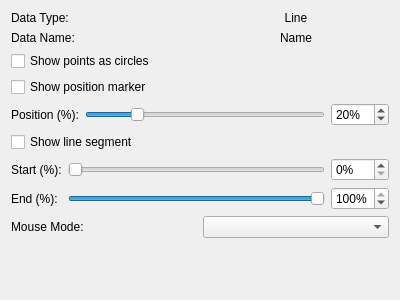
<?xml version="1.0" encoding="UTF-8"?>
<ui version="4.0">
 <class>MediaLine_Widget</class>
 <widget class="QWidget" name="MediaLine_Widget">
  <property name="geometry">
   <rect>
    <x>0</x>
    <y>0</y>
    <width>400</width>
    <height>300</height>
   </rect>
  </property>
  <property name="windowTitle">
   <string>Form</string>
  </property>
  <layout class="QVBoxLayout" name="verticalLayout">
   <item>
    <layout class="QHBoxLayout" name="horizontalLayout">
     <item>
      <widget class="QLabel" name="label">
       <property name="text">
        <string>Data Type:</string>
       </property>
      </widget>
     </item>
     <item>
      <widget class="QLabel" name="label_2">
       <property name="text">
        <string>Line</string>
       </property>
       <property name="alignment">
        <set>Qt::AlignmentFlag::AlignCenter</set>
       </property>
      </widget>
     </item>
    </layout>
   </item>
   <item>
    <layout class="QHBoxLayout" name="horizontalLayout_2">
     <item>
      <widget class="QLabel" name="label_3">
       <property name="text">
        <string>Data Name:</string>
       </property>
      </widget>
     </item>
     <item>
      <widget class="QLabel" name="name_label">
       <property name="text">
        <string>Name</string>
       </property>
       <property name="alignment">
        <set>Qt::AlignmentFlag::AlignCenter</set>
       </property>
      </widget>
     </item>
    </layout>
   </item>
   <item>
    <widget class="QCheckBox" name="show_points_checkbox">
     <property name="text">
      <string>Show points as circles</string>
     </property>
     <property name="toolTip">
      <string>Display open circles at each actual data point on the line</string>
     </property>
    </widget>
   </item>
   <item>
    <widget class="QCheckBox" name="show_position_marker_checkbox">
     <property name="text">
      <string>Show position marker</string>
     </property>
     <property name="toolTip">
      <string>Display a marker at a specified percentage distance along the line</string>
     </property>
     <property name="checked">
      <bool>false</bool>
     </property>
    </widget>
   </item>
   <item>
    <layout class="QGridLayout" name="position_marker_layout">
     <item row="0" column="0">
      <widget class="QLabel" name="position_percentage_label">
       <property name="text">
        <string>Position (%):</string>
       </property>
      </widget>
     </item>
     <item row="0" column="1">
      <widget class="QSlider" name="position_percentage_slider">
       <property name="minimum">
        <number>0</number>
       </property>
       <property name="maximum">
        <number>100</number>
       </property>
       <property name="value">
        <number>20</number>
       </property>
       <property name="orientation">
        <enum>Qt::Orientation::Horizontal</enum>
       </property>
      </widget>
     </item>
     <item row="0" column="2">
      <widget class="QSpinBox" name="position_percentage_spinbox">
       <property name="minimum">
        <number>0</number>
       </property>
       <property name="maximum">
        <number>100</number>
       </property>
       <property name="value">
        <number>20</number>
       </property>
       <property name="suffix">
        <string>%</string>
       </property>
      </widget>
     </item>
    </layout>
   </item>
   <item>
    <widget class="QCheckBox" name="show_segment_checkbox">
     <property name="text">
      <string>Show line segment</string>
     </property>
     <property name="toolTip">
      <string>Display only a portion of the line between start and end percentages</string>
     </property>
     <property name="checked">
      <bool>false</bool>
     </property>
    </widget>
   </item>
   <item>
    <layout class="QGridLayout" name="segment_layout">
     <item row="0" column="0">
      <widget class="QLabel" name="segment_start_label">
       <property name="text">
        <string>Start (%):</string>
       </property>
      </widget>
     </item>
     <item row="0" column="1">
      <widget class="QSlider" name="segment_start_slider">
       <property name="minimum">
        <number>0</number>
       </property>
       <property name="maximum">
        <number>100</number>
       </property>
       <property name="value">
        <number>0</number>
       </property>
       <property name="orientation">
        <enum>Qt::Orientation::Horizontal</enum>
       </property>
      </widget>
     </item>
     <item row="0" column="2">
      <widget class="QSpinBox" name="segment_start_spinbox">
       <property name="minimum">
        <number>0</number>
       </property>
       <property name="maximum">
        <number>100</number>
       </property>
       <property name="value">
        <number>0</number>
       </property>
       <property name="suffix">
        <string>%</string>
       </property>
      </widget>
     </item>
     <item row="1" column="0">
      <widget class="QLabel" name="segment_end_label">
       <property name="text">
        <string>End (%):</string>
       </property>
      </widget>
     </item>
     <item row="1" column="1">
      <widget class="QSlider" name="segment_end_slider">
       <property name="minimum">
        <number>0</number>
       </property>
       <property name="maximum">
        <number>100</number>
       </property>
       <property name="value">
        <number>100</number>
       </property>
       <property name="orientation">
        <enum>Qt::Orientation::Horizontal</enum>
       </property>
      </widget>
     </item>
     <item row="1" column="2">
      <widget class="QSpinBox" name="segment_end_spinbox">
       <property name="minimum">
        <number>0</number>
       </property>
       <property name="maximum">
        <number>100</number>
       </property>
       <property name="value">
        <number>100</number>
       </property>
       <property name="suffix">
        <string>%</string>
       </property>
      </widget>
     </item>
    </layout>
   </item>
   <item>
    <layout class="QVBoxLayout" name="verticalLayout_2">
     <item>
      <layout class="QHBoxLayout" name="horizontalLayout_3">
       <item>
        <widget class="QLabel" name="label_4">
         <property name="text">
          <string>Mouse Mode:</string>
         </property>
        </widget>
       </item>
       <item>
        <widget class="QComboBox" name="selection_mode_combo"/>
       </item>
      </layout>
     </item>
    </layout>
   </item>
   <item>
    <widget class="QStackedWidget" name="mode_stacked_widget"/>
   </item>
   <item>
    <spacer name="verticalSpacer">
     <property name="orientation">
      <enum>Qt::Orientation::Vertical</enum>
     </property>
     <property name="sizeHint" stdset="0">
      <size>
       <width>20</width>
       <height>40</height>
      </size>
     </property>
    </spacer>
   </item>
  </layout>
 </widget>
 <resources/>
 <connections/>
</ui>
